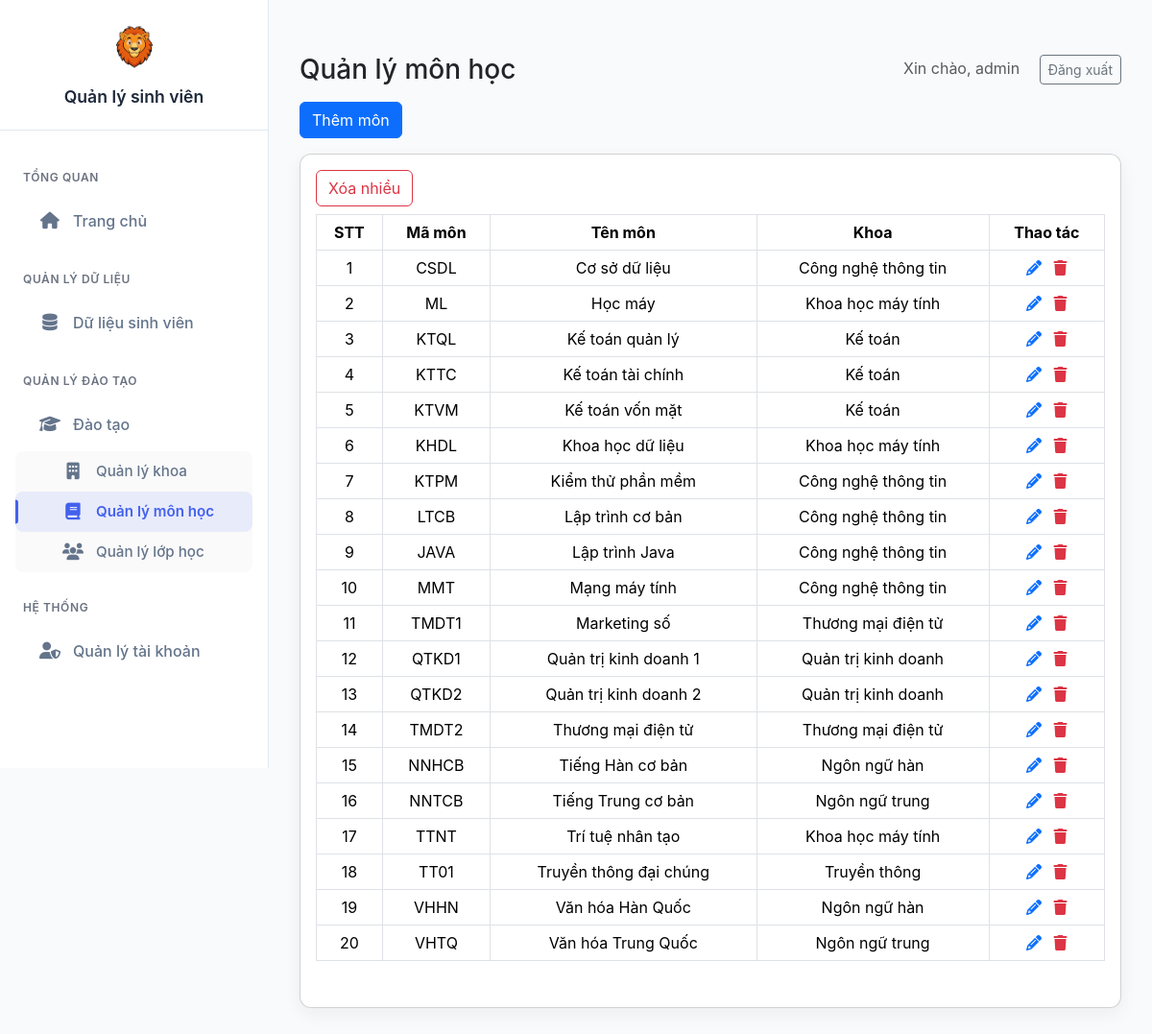
Page /views/subject.php (signed in) on the committed database.
### tables this page shows
CREATE TABLE `subjects` (
  `id` int(11) NOT NULL AUTO_INCREMENT,
  `subject_code` varchar(20) NOT NULL,
  `subject_name` varchar(100) NOT NULL,
  `credits` int(11) DEFAULT NULL,
  `department_id` int(11) DEFAULT NULL,
  `created_at` timestamp NOT NULL DEFAULT current_timestamp(),
  `updated_at` timestamp NOT NULL DEFAULT current_timestamp() ON UPDATE current_timestamp(),
  PRIMARY KEY (`id`),
  UNIQUE KEY `subject_code` (`subject_code`),
  KEY `department_id` (`department_id`),
  CONSTRAINT `subjects_ibfk_1` FOREIGN KEY (`department_id`) REFERENCES `departments` (`id`) ON DELETE SET NULL ON UPDATE CASCADE
);

CREATE TABLE `departments` (
  `id` int(11) NOT NULL AUTO_INCREMENT,
  `department_code` varchar(20) NOT NULL,
  `department_name` varchar(100) NOT NULL,
  `created_at` timestamp NOT NULL DEFAULT current_timestamp(),
  `updated_at` timestamp NOT NULL DEFAULT current_timestamp() ON UPDATE current_timestamp(),
  PRIMARY KEY (`id`),
  UNIQUE KEY `department_code` (`department_code`)
);

### functions/auth.php (called while the page is built, shortened)
<?php
function getCurrentUser()
{
    if (isset($_SESSION['user_id']) && isset($_SESSION['username'])) {
        return [
            'id' => $_SESSION['user_id'],
            'username' => $_SESSION['username'],
            'role' => $_SESSION['role'] ?? null
        ];
    }
    return null;
}
?>

### functions/subject_functions.php (called while the page is built, shortened)
<?php
function getAllSubjects()
{
    $conn = getDbConnection();
    $sql = "SELECT s.id, s.subject_code, s.subject_name, s.credits, s.department_id, d.department_name " .
        "FROM subjects s LEFT JOIN departments d ON s.department_id = d.id ORDER BY s.subject_name";
    $items = [];
    try {
        $result = mysqli_query($conn, $sql);
        if ($result && mysqli_num_rows($result) > 0) {
            while ($row = mysqli_fetch_assoc($result)) {
                $items[] = $row;
            }
        }
    } catch (mysqli_sql_exception $ex) {
    }
    return $items;
}
?>

### views/subject.php (the view, shortened to what this page needs)
<?php
require_once __DIR__ . '/../functions/subject_functions.php';
$subjects = getAllSubjects();
?>
<!doctype html>
<html lang="vi">
<head>
    <link href="https://cdn.jsdelivr.net/npm/bootstrap@5.3.3/dist/css/bootstrap.min.css" rel="stylesheet">
    <link href="https://cdnjs.cloudflare.com/ajax/libs/font-awesome/6.4.0/css/all.min.css" rel="stylesheet">
</head>
<body>
    <div class="d-flex">
        <?php include __DIR__ . '/admin_menu.php'; ?>
        <div class="flex-grow-1 dashboard-main">
            <div class="d-flex justify-content-between align-items-center mb-3">
                <h3 class="m-0">Quản lý môn học</h3>
                <div>
                    <span class="me-3 text-muted">Xin chào,
                        <?php $u = getCurrentUser();
                        echo htmlspecialchars($u['username'] ?? ''); ?></span>
                    <a class="btn btn-outline-secondary btn-sm" href="/BTL_17-09/handle/logout_process.php">Đăng
                        xuất</a>
                </div>
            </div>
            <div class="mb-3">
                <a href="subject/subject_create.php" class="btn btn-primary">Thêm môn</a>
            </div>
            <div class="card card-ghost p-3">
                <div class="d-flex justify-content-between mb-2">
                    <div>
                        <button id="toggleBulk" class="btn btn-outline-danger">Xóa nhiều</button>
                    </div>
                </div>
                <form id="bulkForm" method="POST" action="/BTL_17-09/handle/subject_process.php">
                    <div class="table-responsive">
                        <table class="table table-bordered" style="text-align: center;">
                            <thead>
                                <tr>
                                    <th>STT</th>
                                    <th>Mã môn</th>
                                    <th>Tên môn</th>
                                    <th>Khoa</th>
                                    <th>Thao tác</th>
                                </tr>
                            </thead>
                            <tbody>
                                <?php if (empty($subjects)): ?>
                                    <tr>
                                        <td colspan="5" class="text-center p-4">Chưa có môn học</td>
                                    </tr>
                                <?php else:
                                    foreach ($subjects as $i => $s): ?>
                                        <tr>
                                            <td><?php echo $i + 1; ?></td>
                                            <td><?php echo htmlspecialchars($s['subject_code']); ?></td>
                                            <td><?php echo htmlspecialchars($s['subject_name']); ?></td>
                                            <td><?php echo htmlspecialchars($s['department_name'] ?? ''); ?></td>
                                            <td class="table-actions">
                                                <a href="subject/subject_edit.php?id=<?php echo $s['id']; ?>"
                                                    class="text-primary" title="Sửa"><i class="fa fa-pencil"
                                                        aria-hidden="true"></i></a>
                                                <a href="../handle/subject_process.php?action=delete&id=<?php echo $s['id']; ?>"
                                                    class="text-danger ms-2" onclick="return confirm('Xóa môn này?')"
                                                    title="Xóa"><i class="fa fa-trash" aria-hidden="true"></i></a>
                                            </td>
                                        </tr>
                                    <?php endforeach; endif; ?>
                            </tbody>
                        </table>
                    </div>
                </form>
            </div>
        </div>
    </div>
</body>
</html>

### views/subject.php (style rules this page uses)
body { background: #f6f8fa; }
.card-ghost { border-radius: 12px; box-shadow: 0 6px 18px rgba(30, 41, 59, 0.06); }
.dashboard-main { padding: 24px; }

### views/admin_menu.php (style rules this page uses)
:root { --primary-color: #4361ee; --primary-hover: #3851d0; --secondary-color: #6b7280; --accent-color: #f59e0b; --success-color: #10b981; --background-light: #f8fafc; --background-white: #ffffff; --text-dark: #1e293b; --text-light: #64748b; --border-color: #e2e8f0; --shadow-sm: 0 1px 3px rgba(0,0,0,0.1); --shadow-md: 0 4px 6px -1px rgba(0,0,0,0.1); --transition: all 0.3s ease; }
body { background: var(--background-light); font-family: 'Inter', sans-serif; }
.dashboard-main { margin-left: 280px; padding: 2rem; transition: var(--transition); }

### rows in the picture
subjects: subject_code "CSDL", subject_name "Cơ sở dữ liệu", department.department_name "Công nghệ thông tin"
subjects: subject_code "ML", subject_name "Học máy", department.department_name "Khoa học máy tính"
subjects: subject_code "KTQL", subject_name "Kế toán quản lý", department.department_name "Kế toán"
subjects: subject_code "KTTC", subject_name "Kế toán tài chính", department.department_name "Kế toán"
subjects: subject_code "KTVM", subject_name "Kế toán vốn mặt", department.department_name "Kế toán"
subjects: subject_code "KHDL", subject_name "Khoa học dữ liệu", department.department_name "Khoa học máy tính"
subjects: subject_code "KTPM", subject_name "Kiểm thử phần mềm", department.department_name "Công nghệ thông tin"
subjects: subject_code "LTCB", subject_name "Lập trình cơ bản", department.department_name "Công nghệ thông tin"
subjects: subject_code "JAVA", subject_name "Lập trình Java", department.department_name "Công nghệ thông tin"
subjects: subject_code "MMT", subject_name "Mạng máy tính", department.department_name "Công nghệ thông tin"
subjects: subject_code "TMDT1", subject_name "Marketing số", department.department_name "Thương mại điện tử"
subjects: subject_code "QTKD1", subject_name "Quản trị kinh doanh 1", department.department_name "Quản trị kinh doanh"
subjects: subject_code "QTKD2", subject_name "Quản trị kinh doanh 2", department.department_name "Quản trị kinh doanh"
subjects: subject_code "TMDT2", subject_name "Thương mại điện tử", department.department_name "Thương mại điện tử"
subjects: subject_code "NNHCB", subject_name "Tiếng Hàn cơ bản", department.department_name "Ngôn ngữ hàn"
subjects: subject_code "NNTCB", subject_name "Tiếng Trung cơ bản", department.department_name "Ngôn ngữ trung"
subjects: subject_code "TTNT", subject_name "Trí tuệ nhân tạo", department.department_name "Khoa học máy tính"
subjects: subject_code "TT01", subject_name "Truyền thông đại chúng", department.department_name "Truyền thông"
subjects: subject_code "VHHN", subject_name "Văn hóa Hàn Quốc", department.department_name "Ngôn ngữ hàn"
subjects: subject_code "VHTQ", subject_name "Văn hóa Trung Quốc", department.department_name "Ngôn ngữ trung"

### other values in the picture
$u['username'] "admin"
